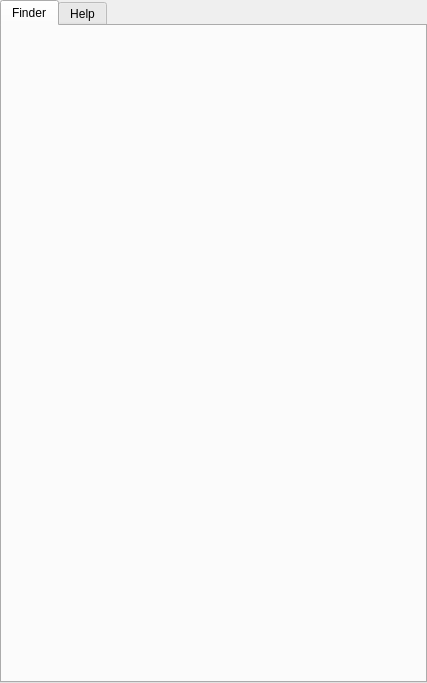
<?xml version="1.0" encoding="UTF-8"?>
<ui version="4.0">
 <class>pluginFinderMenuWidget</class>
 <widget class="QWidget" name="pluginFinderMenuWidget">
  <property name="geometry">
   <rect>
    <x>0</x>
    <y>0</y>
    <width>427</width>
    <height>683</height>
   </rect>
  </property>
  <property name="windowTitle">
   <string>Form</string>
  </property>
  <layout class="QVBoxLayout" name="verticalLayout">
   <property name="leftMargin">
    <number>0</number>
   </property>
   <property name="topMargin">
    <number>0</number>
   </property>
   <property name="rightMargin">
    <number>0</number>
   </property>
   <property name="bottomMargin">
    <number>0</number>
   </property>
   <item>
    <widget class="QTabWidget" name="tabWidget">
     <property name="currentIndex">
      <number>0</number>
     </property>
     <widget class="QWidget" name="finderTab">
      <attribute name="title">
       <string>Finder</string>
      </attribute>
     </widget>
     <widget class="QWidget" name="helpTab">
      <attribute name="title">
       <string>Help</string>
      </attribute>
     </widget>
    </widget>
   </item>
  </layout>
 </widget>
 <resources/>
 <connections/>
</ui>
